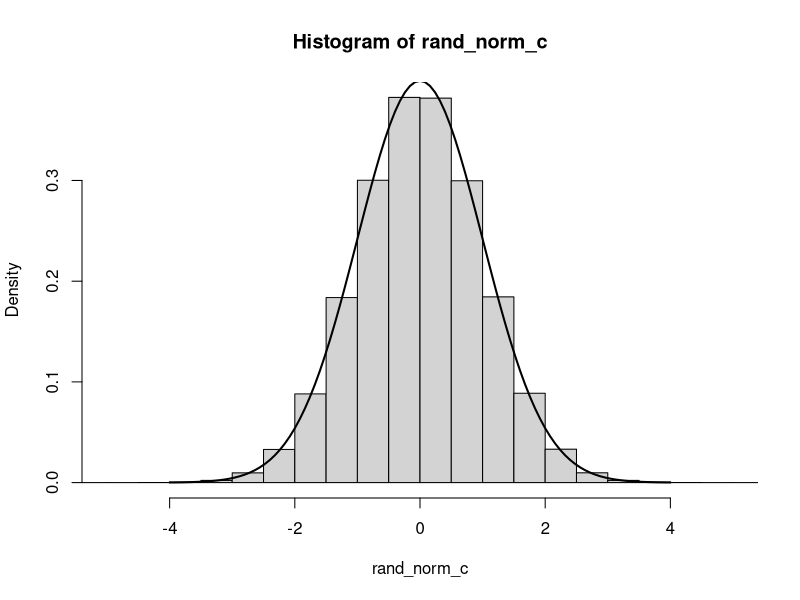

Here is the R script that generated this plot: (Note: this script raises an error after producing the figure.)
## ---- chunk 1
MYUNIFORM <- function(idum) {
  #
#Initialize Constants
  #
  IM1<-2147483563
  IM2<-2147483399
  IA1<-40014
  IA2<-40692
  IQ1<-53668
  IQ2<-52774
  IR1<-12211
  IR2<-3791
  NTAB<-32
  EPS<-1.2e-7
  RNMX<-1.-EPS
  #
#Transform Variables
  #
  IMM1<-IM1-1
  NDIV<-as.integer(1+IMM1/NTAB)
  AM<-1.0/IM1
  #
#Initialize variables and arrays
  #
  idum<-inputvar[1]
  idum2<-123456789
  numran<-inputvar[2]
  ran2<-0
  iy<-0
  iv<-rep(0,NTAB)
  rand_uniform_c<-rep(0,numran)
  #
#Run the random number loop
  #  
  icount<-1
  for (icount in 1:numran) {
    if (idum <= 0) {
      idum<-max(-idum,1)
      idum2<-idum
      j<-NTAB+8
      while (j > 0) {
        k=as.integer(idum/IQ1)
        idum<-IA1*(idum-k*IQ1)-k*IR1
        if (idum < 0) {idum=idum+IM1}
        if (j <= NTAB) {iv[j]<-idum}
        j<-j-1
      }
      iy<-iv[1]
    }
    k<-as.integer(idum/IQ1)
    idum<-IA1*(idum-k*IQ1)-k*IR1
    if(idum < 0) {idum=idum+IM1}
    k=as.integer(idum2/IQ2)
    idum2<-IA2*(idum2-k*IQ2)-k*IR2 
    if (idum2 < 0) {idum2<-idum2+IM2}
    j<-as.integer(iy/NDIV)+1
    iy<-iv[j]-idum2
    iv[j]<-idum
    if(iy < 1) {iy<-iy+IMM1}
    ran2<-min(AM*iy,RNMX)
    rand_uniform_c[icount]<-ran2
    icount<-icount+1
  }
  return(rand_uniform_c)
}

MYNORM <- function(rand_c) {
  # Initialize Constants
  a0<-2.50662823884
  a1<--18.61500062529
  a2<-41.39119773534
  a3<--25.44106049637
  b0<--8.47351093090
  b1<-23.08336743743
  b2<--21.06224101826
  b3<-3.13082909833
  c0<-0.3374754822726147
  c1<-0.9761690190917186
  c2<-0.1607979714918209
  c3<-0.0276438810333863
  c4<-0.0038405729373609
  c5<-0.0003951896511919
  c6<-0.0000321767881768
  c7<-0.0000002888167364
  c8<-0.0000003960315187
  #
# Loop over set of uniform random numbers and transform
  #
  jcount<-1
  numran<-length(rand_c)
  rand_norm_c<-rep(0,numran)
  while(jcount <= numran) {
    u<-rand_c[jcount]
    y<-u-0.5
    if(abs(y) < 0.42) {
      r<-y*y
      x<-y*(((a3*r+a2)*r+a1)*r+a0)/((((b3*r+b2)*r+b1)*r+b0)*r+1)
    } else {
      r<-u
      if(y>0){r<-1-u}
      r<-log(-log(r))
      x<-c0+r*(c1+r*(c2+r*(c3+r*(c4+r*(c5+r*(c6+r*(c7+r*c8)))))))
      if(y<0){x<--x}
    }
    #  cat("JCOUNT",jcount,"",u,"",x,"\n")
    rand_norm_c[jcount]<-x
    jcount=jcount+1
  }
  return(rand_norm_c)
}


#Risk-neutral Black-Scholes put valuation 
MYBSPut<-function(S0,k0,rf,m0,Volatility) {
    d1 <- (log(S0/k0) + (rf + 0.5*Volatility^2)*tau)/(Volatility*sqrt(m0))
    d2 <- d1 - Volatility*sqrt(tau)
    bs_put <- k0*exp(-rf*(m0))*pnorm(-d2)- S0*pnorm(-d1)
    return (bs_put)
}
# Normal random number generator
# Inputs: seed and numran

seed<- -1000
numran<- 1000000
inputvar<-c(seed,numran)
rand_uniform_c<-MYUNIFORM(inputvar)
rand_norm_c<-MYNORM(rand_uniform_c)
hist(rand_norm_c,xlim=c(-5,5),breaks=20,freq=F) #Generates a histogram of the normally distributed random numbers
curve(dnorm(x, mean=0, sd=1),from=-4, to=4,add=TRUE,lwd=2) #Generates a normal curve to overlay on the histogram of generated numbers

#Protective put price paths

strike_vals<-c(0.95,1.05)
drift_vals<-c(0.08,0.12)
Volatility_vals<-c(0.2,0.3)

tcount<-1
scount<-1
vcount<-1
dcount<-1

results<-matrix(rep(0),nrow=10,ncol=9)
for (scount in 1:2) { #For loops allow for optionality in values of strike, drift, and volatility parameters 
strike<-strike_vals[scount]
for (dcount in 1:2) {
drift<-drift_vals[dcount]
for (vcount in 1:2) {
Volatility<-Volatility_vals[vcount]

#Initial paramerers
S0<-100
rf<-0.05
T<-1/12
numpath<-10000
PPut_Rets<-rep(0,numpath) #The rep() function replicates values to initialize the put returns and stock returns matrices
St_Ret<-rep(0,numpath)
jcount<-1
lcount<-1

while (jcount <= numpath) {
  S_t<-S0
# Initiate the rollover process 
  k0<-as.integer(S0*strike)
  m0<-2/12
  PPut_Val<--(MYBSPut(S0,k0,rf,m0,Volatility)) ###Need to input a B-S put function 
# Rollover over monthly prices for 1-year
    for (kcount in 1:12) {
    S_t1<-S_t*(exp(drift*T+Volatility*sqrt(T)*rand_norm_c[lcount])) #GBM stock price process 
    # 1 month option at old strike
    kt<-as.integer(S_t*strike)
    mt<-1/12
    PP_t <- MYBSPut(S_t1,kt,rf,mt,Volatility)
    # 2 month option at new strike
    kt1<-as.integer(S_t1*strike)
    mt1<-2/12
    PP_t1 <- MYBSPut(S_t1,kt1,rf,mt1,Volatility)
    
    if (kcount > 11) {
      PPut_Val <- PPut_Val*exp(rf/12)+PP_t+S_t1 #Protective put value is discounted and added to 1 month option at old strike and stock price
      PPut_Rets[jcount]<-log(PPut_Val/S0)
      St_Ret[jcount]<-log(S_t1/S0)
      if(PPut_Val < 0) {cat("1",PPut_Val,S_t1,mt1,kt,kt1,PP_t,PP_t1,"\n")} #If the protective put value is negative at last month, display output
      }
    if (kcount < 12) {
      PPut_Val <- PPut_Val*exp(+rf*1/12)+(PP_t-PP_t1) #For all other months, discount by one month and add difference in put option prices
      }
# cat("1",S_t,S_t1,kt,kt1,PP_t,PP_t1,"\n")
# Reset values for strike and stock price 
    S_t<-S_t1
    }
  jcount<-jcount+1
  lcount<-lcount+1
}

# Store results for the protective put strategies 
results[1,tcount]<-strike
results[2,tcount]<-drift
results[3,tcount]<-Volatility
results[4,tcount]<-mean(PPut_Rets)
results[5,tcount]<-sd(PPut_Rets)
results[6,tcount]<-quantile(PPut_Rets,0.05)
results[7,tcount]<-quantile(PPut_Rets,0.25)
results[8,tcount]<-quantile(PPut_Rets,0.55)
results[9,tcount]<-quantile(PPut_Rets,0.75)
results[10,tcount]<-quantile(PPut_Rets,0.95)
tcount<-tcount+1
}
}
}

# Store results for the stock price process 

tcount
results[4,tcount]<-mean(St_Ret)
results[5,tcount]<-sd(St_Ret)
results[6,tcount]<-quantile(St_Ret,0.05)
results[7,tcount]<-quantile(St_Ret,0.25)
results[8,tcount]<-quantile(St_Ret,0.55)
results[9,tcount]<-quantile(St_Ret,0.75)
results[10,tcount]<-quantile(St_Ret,0.95)

results

#Evaluate alternate strike price strategies, other than a constant proportion of stock price 
